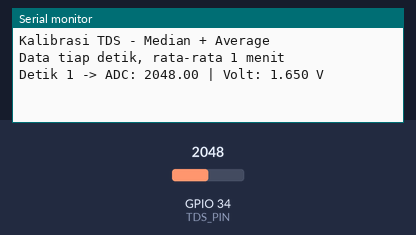
Bench run of a sketch on a simulated ESP32. Shown: the last lines printed to the serial monitor. The inputs (shaded band) are chosen by the test bench; at power-on: GPIO 34 (TDS_PIN) = 2048.

Above: at 1.8 s.
1.9 s: GPIO 34 (TDS_PIN) set to 2866
At 2.9 s:
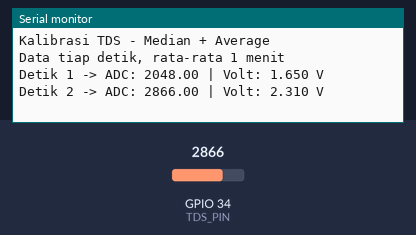
3.4 s: GPIO 34 (TDS_PIN) set to 3603
At 4.9 s:
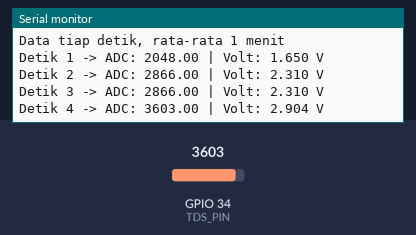
Timing chart, 0 to 6.4 s (numbered marks = the images above; inputs shaded):
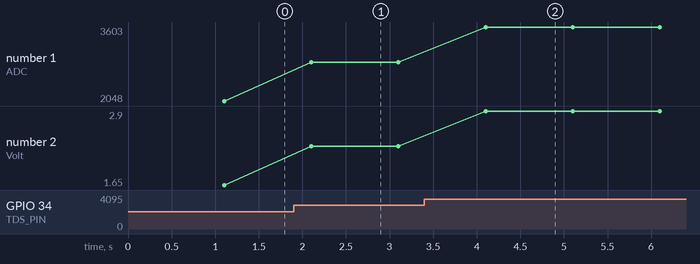

Measured:
- after the input at 1.9 s, the serial monitor: prints a new line after 0.20 s (image 1)
- after the input at 3.4 s, the serial monitor: prints a new line after 0.70 s (image 2)
- plotted number 1: 2048 → 2866 after the input at 1.9 s, 2866 → 3603 after the input at 3.4 s
- plotted number 2: 1.65 → 2.31 after the input at 1.9 s, 2.31 → 2.9 after the input at 3.4 s

The sketch:

ADC.ino
```cpp
#define TDS_PIN 34
#define VREF 3.3
#define ADC_RESOLUTION 4095.0

unsigned long lastReadTime = 0;
const unsigned long interval = 1000;

int count = 0;
float adcSum = 0;
float voltSum = 0;

int buffer_arr[10], temp;

float getFilteredADC(int pin) {
  for (int i = 0; i < 10; i++) {
    buffer_arr[i] = analogRead(pin);
    delay(10);
  }

  for (int i = 0; i < 9; i++) {
    for (int j = i + 1; j < 10; j++) {
      if (buffer_arr[i] > buffer_arr[j]) {
        temp = buffer_arr[i];
        buffer_arr[i] = buffer_arr[j];
        buffer_arr[j] = temp;
      }
    }
  }

  int sum = 0;
  for (int i = 2; i < 8; i++) {
    sum += buffer_arr[i];
  }

  return sum / 6.0;
}

void setup() {
   analogSetWidth(12);
  analogSetAttenuation(ADC_11db);

  Serial.begin(115200);
  Serial.println("Kalibrasi TDS - Median + Average");
  Serial.println("Data tiap detik, rata-rata 1 menit");
}

void loop() {
  unsigned long currentTime = millis();

  if (currentTime - lastReadTime >= interval) {
    lastReadTime = currentTime;

    float adcValue = getFilteredADC(TDS_PIN);
    float voltage = (adcValue / ADC_RESOLUTION) * VREF;

    adcSum += adcValue;
    voltSum += voltage;
    count++;

    Serial.print("Detik ");
    Serial.print(count);
    Serial.print(" -> ADC: ");
    Serial.print(adcValue, 2);
    Serial.print(" | Volt: ");
    Serial.print(voltage, 3);
    Serial.println(" V");
  }

  if (count >= 60) {
    float avgADC = adcSum / 60.0;
    float avgVolt = voltSum / 60.0;

    Serial.print("RATA-RATA 1 MENIT -> ADC: ");
    Serial.print(avgADC, 2);
    Serial.print(" | Tegangan: ");
    Serial.print(avgVolt, 3);
    Serial.println(" V");
    count = 0;
    adcSum = 0;
    voltSum = 0;
  }
}
```
